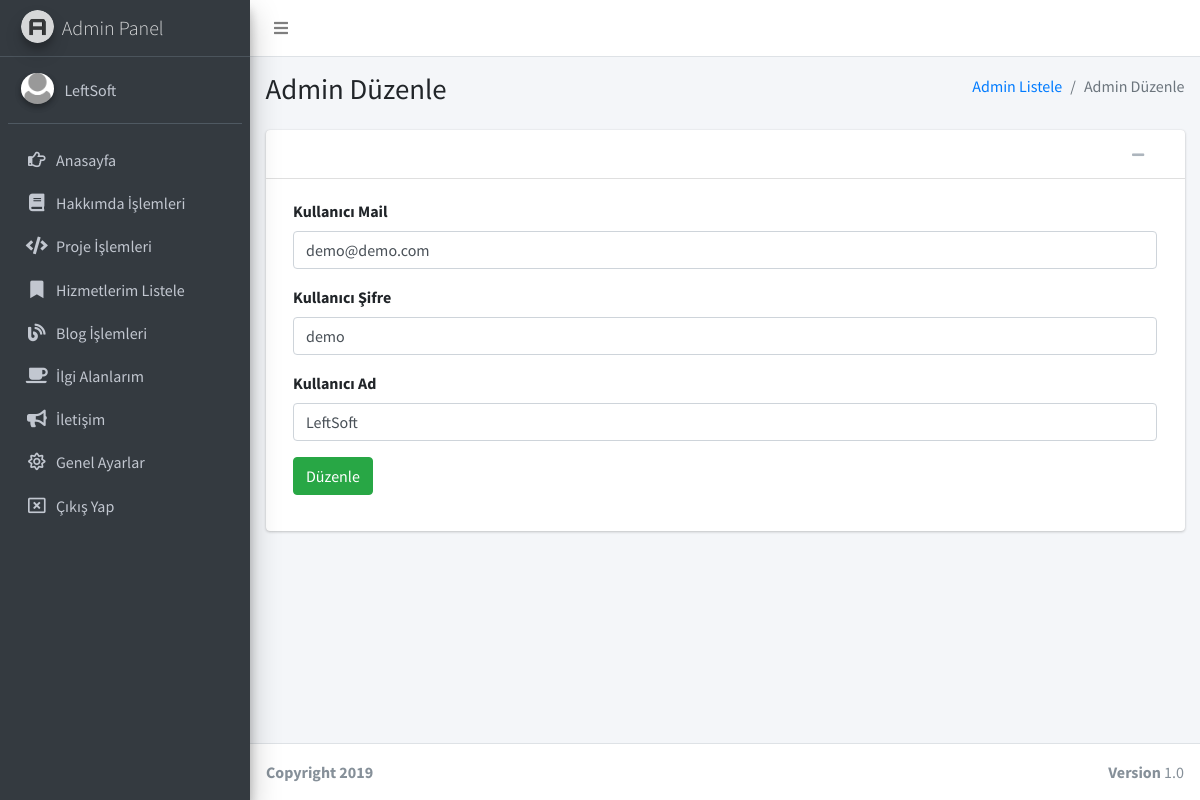
Screenshot of /admin/sayfalar/admin-duzenle.php?kullanici_id=154 (signed in) with the database file from the repository.
### tables this page shows
CREATE TABLE `kullanici` (
  `kullanici_id` int(11) NOT NULL,
  `kullanici_mail` varchar(100) NOT NULL,
  `kullanici_password` varchar(50) NOT NULL,
  `kullanici_ad` varchar(50) NOT NULL
);

### admin/sayfalar/admin-duzenle.php (the view, shortened to what this page needs)
<?php
include 'header.php';
$kullanicisor=$db->prepare("SELECT * FROM kullanici where kullanici_id=:id");
$kullanicisor->execute(array(
  'id' => $_GET['kullanici_id']
  ));
$kullanicicek=$kullanicisor->fetch(PDO::FETCH_ASSOC);
?>
  <div class="content-wrapper">
    <section class="content-header">
      <div class="container-fluid">
        <div class="row mb-2">
          <div class="col-sm-6">
            <h1>Admin Düzenle</h1>
          </div>
          <div class="col-sm-6">
            <ol class="breadcrumb float-sm-right">
              <li class="breadcrumb-item"><a href="admin-listele.php">Admin Listele</a></li>
              <li class="breadcrumb-item active">Admin Düzenle</li>
            </ol>
          </div>
        </div>
      </div>
    </section>
    <section class="content">
      <div class="container-fluid">
        <div class="card card-default">
          <div class="card-header">
            <div class="card-tools">
              <button type="button" class="btn btn-tool" data-card-widget="collapse"><i class="fas fa-minus"></i></button>
              <button type="button" class="btn btn-tool" data-card-widget="remove"><i class="fas fa-remove"></i></button>
            </div>
          </div>
          <div class="card-body">
           <form action="../ayar/islem.php" method="POST">
             <div class="col-sm-12">
                      <div class="form-group">
                        <label>Kullanıcı Mail</label>
                        <input type="email" name="kullanici_mail" class="form-control" placeholder="Kanal İsmi Girin. Örn: BeinSport,Tivibu vs." value="<?php echo $kullanicicek['kullanici_mail']; ?>">
                      </div>
                    </div>
 <div class="col-sm-12">
                      <div class="form-group">
                        <label>Kullanıcı Şifre</label>
                        <input type="text" name="kullanici_password" class="form-control" placeholder="Deplasmandaki Takımla Karşılaşacak Takım İsmi" value="<?php echo $kullanicicek['kullanici_password']; ?>">
                      </div>
                    </div>
             <div class="col-sm-12">
                      <div class="form-group">
                        <label>Kullanıcı Ad</label>
                        <input type="text" name="kullanici_ad" class="form-control" placeholder="Ev Sahibiyle Karşılaşacak Takım İsmi" value="<?php echo $kullanicicek['kullanici_ad']; ?>">
                      </div>
                    </div>
                    <div class="form-group">
              <div align="left" class="col-sm-1">
                <button type="submit" name="kullaniciduzenle" class="btn btn-success">Düzenle</button>
              </div>
            </div>
          </form>
          </div>
        </div>
      </div>
    </section>
  </div>
  <footer class="main-footer">
    <div class="float-right d-none d-sm-block">
      <b>Version</b> 1.0
    </div>
    <strong>Copyright 2019</strong>
  </footer>
</div>
</body>
</html>

### admin/sayfalar/header.php (shortened to what this page needs)
<?php
include '../../baglan.php';
$kullanicisor=$db->prepare("SELECT * FROM kullanici where kullanici_mail=:mail");
$kullanicisor->execute(array(
  'mail' => $_SESSION['kullanici_mail']
  ));
$kullanicicek=$kullanicisor->fetch(PDO::FETCH_ASSOC);
?>
<!DOCTYPE html>
<html>
<head>
  <link rel="stylesheet" href="https://code.ionicframework.com/ionicons/2.0.1/css/ionicons.min.css">
  <link rel="stylesheet" href="../plugins/fontawesome-free/css/all.min.css">
  <link rel="stylesheet" href="https://code.ionicframework.com/ionicons/2.0.1/css/ionicons.min.css">
  <link rel="stylesheet" href="../plugins/tempusdominus-bootstrap-4/css/tempusdominus-bootstrap-4.min.css">
  <link rel="stylesheet" href="../plugins/icheck-bootstrap/icheck-bootstrap.min.css">
  <link rel="stylesheet" href="../plugins/jqvmap/jqvmap.min.css">
  <link rel="stylesheet" href="../dist/css/adminlte.min.css">
  <link rel="stylesheet" href="../plugins/overlayScrollbars/css/OverlayScrollbars.min.css">
  <link rel="stylesheet" href="../plugins/daterangepicker/daterangepicker.css">
  <link rel="stylesheet" href="../plugins/summernote/summernote-bs4.css">
  <link rel="stylesheet" href="../plugins/datatables-bs4/css/dataTables.bootstrap4.css">
</head>
<body class="hold-transition sidebar-mini layout-fixed">
<div class="wrapper">
  <nav class="main-header navbar navbar-expand navbar-white navbar-light">
    <ul class="navbar-nav">
      <li class="nav-item">
        <a class="nav-link" data-widget="pushmenu" href="#"><i class="fas fa-bars"></i></a>
      </li>
    </ul>
  </nav>
  <aside class="main-sidebar sidebar-dark-primary elevation-4">
    <a href="index.php" class="brand-link">
      <img src="../dist/img/AdminLTELogo.png" alt="AdminLTE Logo" class="brand-image img-circle elevation-3"
           style="opacity: .8">
      <span class="brand-text font-weight-light">Admin Panel</span>
    </a>
    <div class="sidebar">
      <div class="user-panel mt-3 pb-3 mb-3 d-flex">
        <div class="image">
          <img src="../dist/img/user2-160x160.png" class="img-circle elevation-2" alt="User Image">
        </div>
        <div class="info">
          <a href="#" class="d-block"><?php echo $kullanicicek['kullanici_ad']; ?></a>
        </div>
      </div>
      <nav class="mt-2">
        <ul class="nav nav-pills nav-sidebar flex-column" data-widget="treeview" role="menu" data-accordion="false">
               <li class="nav-item">
            <a href="index.php" class="nav-link">
              <i class="nav-icon far fa-hand-point-right"></i>
              <p>
                Anasayfa
              </p>
            </a>
          </li>
         <li class="nav-item">
            <a href="hakkimda-listele.php" class="nav-link">
              <i class="nav-icon fas fa-book"></i>
              <p>
                Hakkımda İşlemleri
              </p>
            </a>
          </li>
          <li class="nav-item">
            <a href="proje-listele.php" class="nav-link">
              <i class="nav-icon fas fa-code"></i>
              <p>
                Proje İşlemleri
              </p>
            </a>
          </li>
          <li class="nav-item">
            <a href="hizmet-listele.php" class="nav-link">
              <i class="nav-icon  fas fa-bookmark"></i>
              <p>
                Hizmetlerim Listele
              </p>
            </a>
          </li>
           <li class="nav-item">
            <a href="blog-listele.php" class="nav-link">
              <i class="nav-icon fas fa-blog"></i>
              <p>
                Blog İşlemleri
              </p>
            </a>
          </li>
          <li class="nav-item">
            <a href="ilgi-listele.php" class="nav-link">
              <i class="nav-icon fas fa-coffee"></i>
              <p>
                İlgi Alanlarım
              </p>
            </a>
          </li>
          <li class="nav-item">
            <a href="iletisim-listele.php" class="nav-link">
              <i class="nav-icon fas fa-bullhorn"></i>
              <p>
                İletişim
              </p>
            </a>
          </li>
          <li class="nav-item">
            <a href="genel-ayar.php" class="nav-link">
              <i class="nav-icon far fa-sun"></i>
              <p>
                Genel Ayarlar
              </p>
            </a>
          </li>
     <li class="nav-item">
            <a href="logout.php" class="nav-link">
              <i class="nav-icon far fa-window-close"></i>
              <p>
                Çıkış Yap
              </p>
            </a>
          </li>
        </ul>
      </nav>
    </div>
  </aside>

### rows the page displays
kullanici: kullanici_ad "LeftSoft", kullanici_mail "demo@demo.com", kullanici_password "demo"
